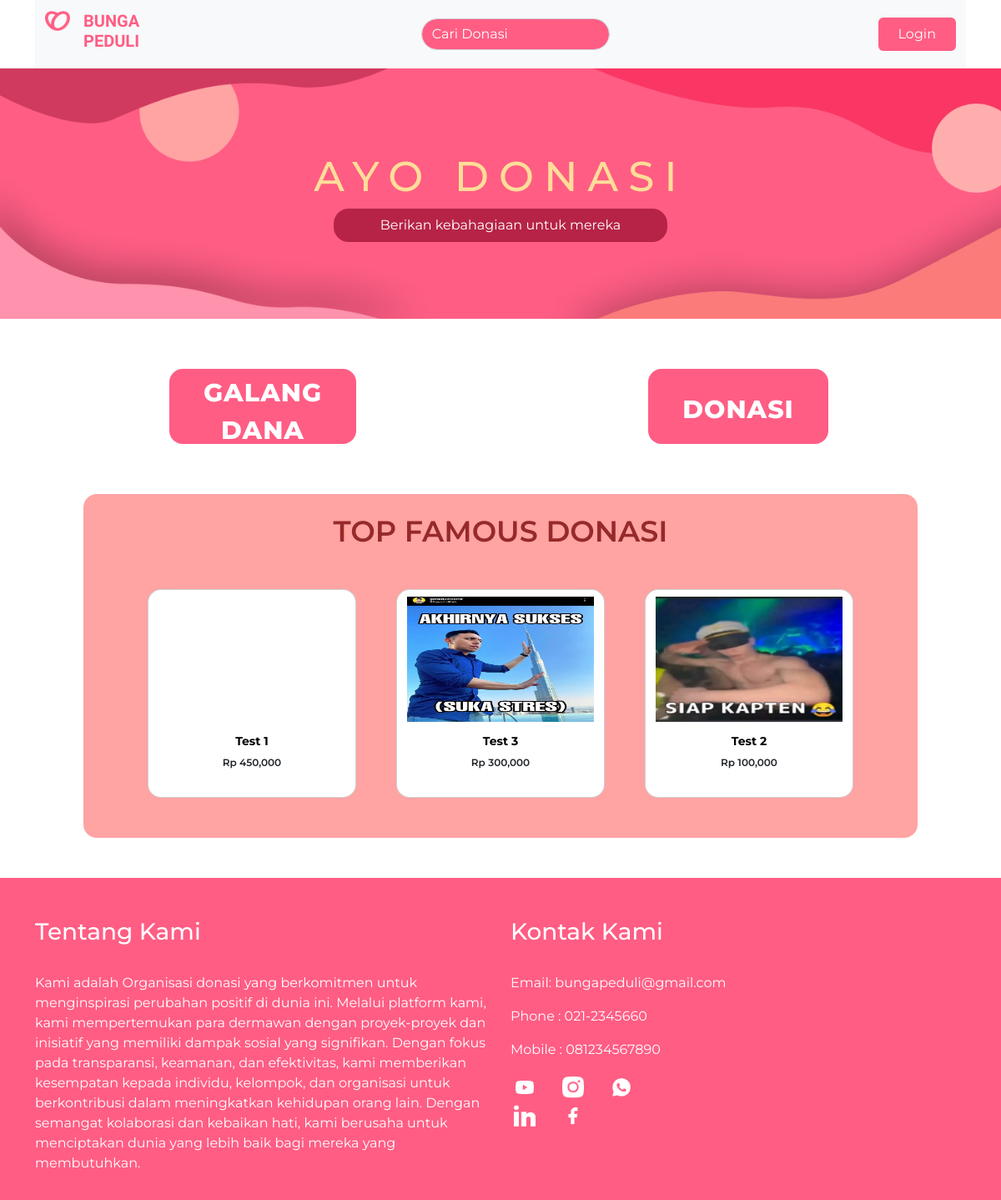
The page / on the database its author committed.
### base/models.py (models this page shows, shortened)
class Donation(models.Model):
    CATEGORIES = (
        ('kesehatan', 'Kesehatan'),
        ('pendidikan', 'Pendidikan'),
        ('bencana-alam', 'Bencana Alam')
    )
    user = models.ForeignKey(User, on_delete=models.CASCADE, null=True)
    name = models.CharField(max_length=200, null=True)
    collected = models.BigIntegerField(null=True, default=0)
    fund_target = models.BigIntegerField(null=True, blank=True)
    yayasan = models.CharField(max_length=200, null=True)
    beneficiary = models.CharField(max_length=200, null=True)
    fundraising_story =models.TextField(null=True)
    time_span = models.IntegerField(null=True)
    category = models.CharField(max_length=200, choices=CATEGORIES, null=True)
    created = models.DateTimeField(auto_now_add=True)
    thumbnail = models.ImageField(blank=True, null=True, validators=[validate_file_size])
    @property
    def imageURL(self):
        try :
            url = self.thumbnail.url
        except:
            url = ''
        return url

### base/views.py (the view)
# urls.py: path('', views.home, name='home'),
def home(request):
    donations = Donation.objects.order_by('-collected')[:3]
    context = {
        'donations': donations,
    }
    return render(request, 'base/index.html', context)

### base/templatetags/rupiah_tags.py (called while the page is built)
@register.filter
def rupiah_format(value):
    value = intcomma(value)
    return f"Rp {value}"

### base/templates/base/index.html
{% extends 'main.html' %}
{% load static %}
{% load rupiah_tags %}
{% block content %}
  <div id="nav" class="container">
    <nav class="navbar navbar-expand-lg bg-light">
      <div class="container-fluid main-color">
          <a class="navbar-brand" href="#">
              <div class="d-flex">
                <img src="{% static 'img/icon.png' %}" alt="Logo" width="30" height="24" class="d-inline-block align-text-top me-2">
                <h3 class="ms-2"><b>BUNGA<br>PEDULI</b></h3>
              </div>
          </a>
          <form role="search" method="get" action="{% url 'list-donasi' %}">
            <input class="form-control me-2 rounded-pill" type="search" name="q" placeholder="Cari Donasi" aria-label="Search">
        </form>
          {% if request.user.is_authenticated %}
          <div class="d-flex profile">
            <a href="{% url 'profile' %}" class="mt-1 me-2"><b>{{ request.user.username }}</b></a>
            <img src="{% static 'img/profile.png' %}" alt="">
          </div>
          {% else %}
          <a class="btn btn-primary py-2 px-4" href="{% url 'login' %}">Login</a>
          {% endif %}
      </div>
    </nav>
  </div>
  <section id="hero">
    <div class="container text-center">
      <h1 class="">AYO DONASI</h1>
      <p class="py-2">Berikan kebahagiaan untuk mereka</p>
    </div>
  </section>
  <section id="option">
    <div class="container text-center">
      <div class="row">
        <div class="col">
          <a class="btn btn-1 rounded-4" href="{% url 'form-galang-dana' %}">GALANG <br> DANA</a>
        </div>
        <div class="col">
          <a class="btn btn-2 rounded-4" href="{% url 'list-donasi' %}">DONASI</a>
        </div>
      </div>
    </div>
  </section>
  <section id="top">
    <div class="container">
      <div class="top text-center rounded-4">
        <h2 class="pt-4">TOP FAMOUS DONASI</h2>
        <div class="row my-5 pb-5 justify-content-center">
          {% for donation in donations %}
          <div class="card card-donasi mx-4 rounded-4 col" style="width: 18rem;">
            <img src="{{donation.imageURL}}" class="img-top mt-2" alt="">
            <div class="card-body">
              <a href="{% url 'donasi' donation.id %}"><h5 class="card-title">{{ donation.name|capfirst|truncatechars:25 }}</h5></a>
              {% if donation.collected == None %}
              <p>Rp - </p>
              {% else %}
              <p>{{ donation.collected|rupiah_format }}</p>
              {% endif %}
            </div>
          </div>
          {% endfor %}
      </div>
    </div>
  </section>
  <footer id="footer">
    <div class="container pt-5">
      <div class="row row-cols-2 pb-3">
        <div class="col">
          <h3>Tentang Kami</h3><br>
          <p>Kami adalah Organisasi donasi yang berkomitmen untuk menginspirasi perubahan positif di dunia ini.
            Melalui platform kami, kami mempertemukan para dermawan dengan proyek-proyek dan inisiatif yang memiliki dampak sosial yang signifikan.
            Dengan fokus pada transparansi, keamanan, dan efektivitas, kami memberikan kesempatan kepada individu, kelompok,
            dan organisasi untuk berkontribusi dalam meningkatkan kehidupan orang lain. Dengan semangat kolaborasi dan kebaikan hati, kami berusaha untuk menciptakan dunia yang lebih baik bagi mereka yang membutuhkan.</p>
        </div>
        <div class="col">
          <h3>Kontak Kami</h3><br>
          <p>Email: bungapeduli@gmail.com</p>
          <p>Phone : 021-2345660</p>
          <p>Mobile : 081234567890</p>
          <div class="sec-foot">
          <div class="row row-cols-2">
            <img src="{% static 'img/Youtube.png' %}" alt="" class="sosmed col m-1">
            <img src="{% static 'img/Subtract.png' %}" alt="" class="sosmed col m-1">
            <img src="{% static 'img/Whatsapp.png' %}" alt="" class="sosmed col m-1">
            <img src="{% static 'img/Union.png' %}" alt="" class="sosmed col m-1">
            <img src="{% static 'img/Facebook.png' %}" alt="" class="sosmed col m-1">
          </div>
          </div>
        </div>
      </div>
    </div>
  </footer>
{% endblock content %}

### static/css/style.css (style rules this page uses)
:root { --mainColor:#FF5D84; }
body { font-family: 'Montserrat', sans-serif; }
html, body { padding: 0; margin: 0; }
a { text-decoration: none; transition: 0.5s; }
#nav .navbar-brand h3 { color: var(--mainColor); font-size: 20px; font-style: normal; font-weight: 500; font-family: 'MuseoModerno', sans-serif; }
#nav input { background-color: var(--mainColor); }
#nav input::placeholder { color: #fff; }
#nav input[type="search"] { color: #fff; }
#nav .btn { background-color: var(--mainColor); border: none; }
#hero { background-image: url("../img/heroImage.png"); background-size: cover; height: 300px; }
#hero h1 { color: #FFDD98; font-size: 50px; letter-spacing: 0.24em; padding-top: 100px; }
#hero p { color: #fff; border-radius: 18px; background-color:#B62346; max-width: 400px; margin: 0 auto; }
#option { margin: 60px 0; }
#option .btn { color: #fff; background-color:#FF5D84; max-height: 90px; letter-spacing: 1px; }
#option .btn-1 { font-size: 30px; font-weight: 800; padding: 5px 40px; }
#option .btn-2 { font-size: 30px; font-weight: 800; padding: 25px 40px; }
#top .top { background-color:#FFA3A3; max-width: 1000px; margin: 0 auto; }
#top h2 { color: #962929; font-weight: 600; font-size: 35px; }
#top .card-donasi { position: relative; max-width: 250px; min-height: 250px; max-height: 370px; margin: 0 auto; }
#top .card-donasi .card-body { position: absolute; width: 230px; bottom: 0; left: 50%; transform: translateX(-50%); }
#top .card-donasi .img-top { max-height: 150px; }
#top .card-donasi .card-body a { color: black; }
#top .card-donasi .card-title { font-size: 14px; font-weight: 700; }
#top .card-donasi p { font-size: 12px; font-weight: 600; }
#footer { background-color: var(--mainColor); color: #fff; }
#footer .sec-foot { max-width: 150px; }
#footer .sosmed { max-width: 50px; }

### rows shown on the page
Donation: name "Test 1", collected|rupiah_format "Rp 450,000"
Donation: imageURL (picture), name "Test 3", collected|rupiah_format "Rp 300,000"
Donation: imageURL (picture), name "Test 2", collected|rupiah_format "Rp 100,000"
